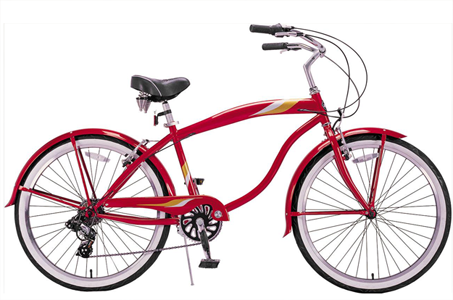
#> input picture data/bicycle.bmp, 453 x 300 px
$ jupyter execute --allow-errors Lab04.ipynb
#> lines starting #> are read from the running program, lines starting #| are printed output that depends on the picture
[cell 1]
import cv2 as cv
import numpy as np
import scipy as sp
from scipy import signal
import matplotlib.pyplot as plt
import matplotlib.cm as cm

[cell 2]
img = np.zeros((64,64))
img[16:48, 16:48] = np.ones((32,32))

plt.title('Image')
plt.ylabel('y')
plt.xlabel('x')
plt.imshow(img, origin='lower', cmap='gray');

[cell 3]
# returns x derivative, y derivative and magnitude of image
def img_derivative(image):
    # [5 lines of commented-out code are left out]

    Ix = cv.Sobel(image,cv.CV_64F,1,0,ksize=3)
    Iy = cv.Sobel(image,cv.CV_64F,0,1,ksize=3)

    Igrad = np.sqrt(np.square(Ix) + np.square(Iy))

    return Ix, Iy, Igrad

Ix, Iy, Igrad = img_derivative(img)

orientation = np.degrees(np.arctan2(Iy, Ix))

'''
plt.figure(figsize=(10,10))
plt.imshow(square_grad_mag, cmap='gray', interpolation='none')
plt.xticks([])
plt.yticks([])
plt.title('Gradient magnitude')
'''

[cell 4]
#Test code
plt.figure(figsize=(10,5))
plt.subplot(121)
plt.title('Ix')
plt.xlabel('x'), plt.ylabel('y')
plt.imshow(Ix, origin='lower', cmap='gray')
plt.subplot(122)
plt.title('Iy')
plt.xlabel('x'), plt.ylabel('y')
plt.imshow(Iy,origin='lower',cmap='gray');
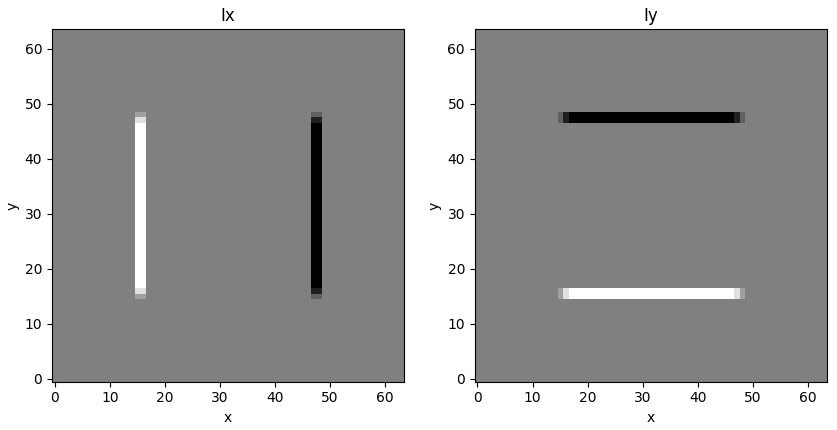
#> figure drawn by matplotlib, 2 panels

#> (a cell that did not finish here is left out)

[cell 6]
#Test code
plt.figure(figsize=(10,5))
plt.subplot(121)
plt.imshow(Igrad, origin='lower', cmap='gray')
plt.subplot(122)
#> (the rest of this cell did not finish here and is left out)

[cell 7]
img = cv.imread('data/bicycle.bmp', 0)
#> img: shape (300, 453); min 0, max 255, mean 217.2
plt.figure(figsize=(15,3))
plt.subplot(131)
plt.imshow(img, cmap='gray')

[cell 8]
# returns histogram made from passed image
def compute_histograms(image):

    #Compute Magnitude histogram
    Ix, Iy, I_magnitude = img_derivative(image)
    I_magnitude = I_magnitude**2
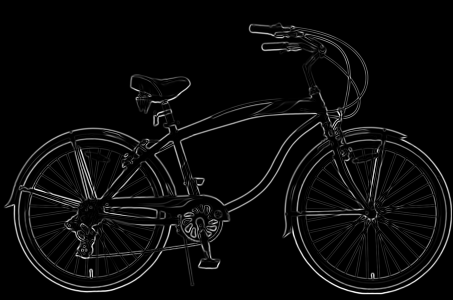
#> I_magnitude: shape (300, 453) float64; min 0, max 1076050, mean 45157.7; drawn with min black and max white
    I_magnitude = np.ma.masked_equal(I_magnitude,0)

    minimum = np.min(I_magnitude)
#> minimum = 2
    maximum = np.max(I_magnitude)
#> maximum = 1076050
    #print(minimum , " " , maximum)
    n_bins = 32
    bins = np.linspace(minimum, maximum, n_bins)
#> bins = 32 values from 2 to 1076050
    h_grad1, edges = np.histogram(I_magnitude, bins)
#> h_grad1 = 31 values, max 40670 at index 0, min 4 at index 30, mean 2168; edges = 32 values from 2 to 1076050

    c_grad1 = (edges[:-1]+edges[1:])/2
#> c_grad1 = 31 values from 17357.6 to 1058694.4

    #Compute Angle histogram
    angle = np.degrees(np.arctan2(Iy, Ix))
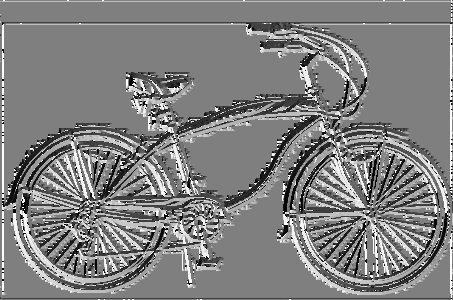
#> angle: shape (300, 453) float64; min -179.9, max 180, mean 1.4; drawn with min black and max white
    angle = angle[I_magnitude != np.ma.masked]

    n_bins = 360
    bins = np.linspace(-180, 180, n_bins)
    h_angle1, edges = np.histogram(angle, bins)
#> h_angle1 = 359 values, max 2034 at index 89, min 84 at index 313, mean 187.2; edges = 360 values from -180 to 180
    c_angle1 = (edges[:-1]+edges[1:])/2
#> c_angle1 = 359 values from -179.5 to 179.5


    return h_grad1, c_grad1, h_angle1, c_angle1

print()

[cell 9]
#Test code
h_grad1, c_grad1, h_angle1, c_angle1 = compute_histograms(img)
#> c_grad1 = 31 values from 17357.6 to 1058694.4; c_angle1 = 359 values from -179.5 to 179.5
h_angle1 = h_angle1 / np.sum(h_angle1)
#> h_angle1 = 359 values, max 0.0303 at index 89, min 0.00125 at index 313, mean 0.00279
plt.figure(figsize=(15,3))
plt.subplot(131)
plt.imshow(img, cmap='gray')
plt.subplot(132)
plt.title('Gradient magnitude histogram')
plt.bar(c_grad1, h_grad1, width=10000)

plt.subplot(133)
plt.title('Gradient angle histogram')
plt.bar(c_angle1, h_angle1, width=10);
#> figure, not shown here; panel 2: tallest bar 40670 high, from x = 12357.6 to 22357.6; panel 3: tallest bar 0.0303 high, from x = -95.25 to -85.25

<h1>Make Histograms for both pics below and comapre results</h1>

[cell 10]
img = cv.imread('data/bicycle.bmp', 0)
img_rot = cv.rotate(img, cv.ROTATE_90_CLOCKWISE)
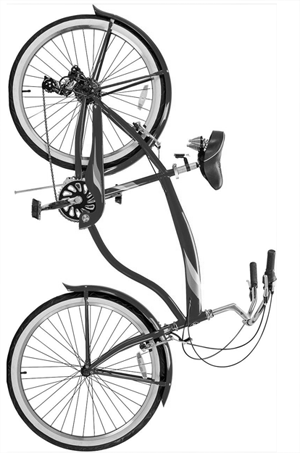
#> img_rot: shape (453, 300); min 0, max 255, mean 217.2

plt.figure(figsize=(10,5))
plt.subplot(121)
plt.title('original image')
plt.imshow(img, cmap='gray')
plt.subplot(122)
plt.title('rotated image')
plt.imshow(img_rot, cmap='gray');

[cell 11]
#Test code
h_grad1, c_grad1, h_angle1, c_angle1 = compute_histograms(img)
#> h_angle1 = 359 values, max 2034 at index 89, min 84 at index 313, mean 187.2
h_angle1 = h_angle1 / np.sum(h_angle1)
#> h_angle1 = 359 values, max 0.0303 at index 89, min 0.00125 at index 313, mean 0.00279
plt.figure(figsize=(15,3))
plt.subplot(131)
plt.imshow(img, cmap='gray')
plt.subplot(132)
plt.title('Gradient magnitude histogram')
plt.bar(c_grad1, h_grad1, width=10000)
plt.subplot(133)
plt.title('Gradient angle histogram')
plt.bar(c_angle1, h_angle1, width=0.1);
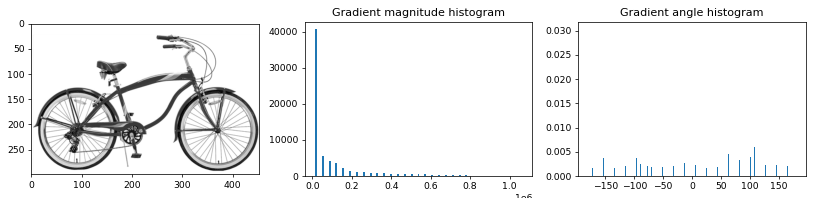
#> figure drawn by matplotlib, 3 panels; panel 2: tallest bar 40670 high, from x = 12357.6 to 22357.6; panel 3: tallest bar 0.0303 high, from x = -90.3 to -90.2

[cell 12]
#Test code
h_grad2, c_grad2, h_angle2, c_angle2 = compute_histograms(img_rot)
#> in img_derivative (call 4), `Iy = cv.Sobel(image,cv.CV_64F,0,1,ksize=3)`:
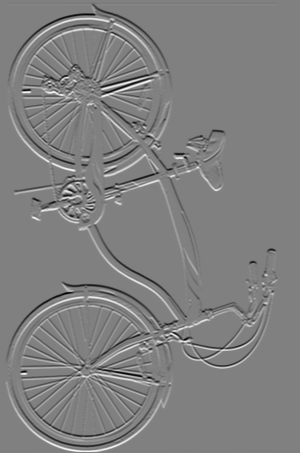
#> Iy: shape (453, 300) float64; min -983, max 966, mean -0.1; drawn with min black and max white
#> in img_derivative (call 4), `Igrad = np.sqrt(np.square(Ix) + np.square(Iy))`:
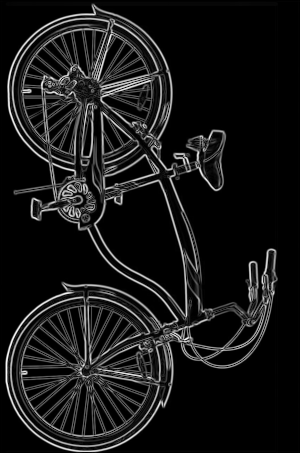
#> Igrad: shape (453, 300) float64; min 0, max 1037.3, mean 98.6; drawn with min black and max white
#> in compute_histograms (call 3), `I_magnitude = I_magnitude**2`:
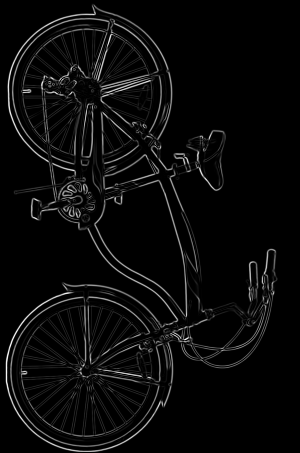
#> I_magnitude: shape (453, 300) float64; min 0, max 1076050, mean 45157.7; drawn with min black and max white
#> in compute_histograms (call 3), `h_grad1, edges = np.histogram(I_magnitude, bins)`: edges = 32 values from 2 to 1076050
#> in compute_histograms (call 3), `angle = np.degrees(np.arctan2(Iy, Ix))`:
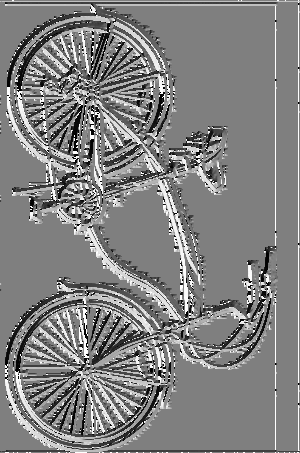
#> angle: shape (453, 300) float64; min -179.9, max 180, mean 3.2; drawn with min black and max white
#> in compute_histograms (call 3), `h_angle1, edges = np.histogram(angle, bins)`: h_angle1 = 359 values, max 2052 at index 358, min 86 at index 107, mean 187.2; edges = 360 values from -180 to 180
#> h_grad2 has the same summary as h_grad1 in compute_histograms; c_grad2 = 31 values from 17357.6 to 1058694.4; h_angle2 has the same summary as h_angle1 in compute_histograms; c_angle2 = 359 values from -179.5 to 179.5
h_angle2 = h_angle2 / np.sum(h_angle2)
#> h_angle2 = 359 values, max 0.0305 at index 358, min 0.00128 at index 107, mean 0.00279
plt.figure(figsize=(15,3))
plt.subplot(131)
plt.imshow(img_rot, cmap='gray')
plt.subplot(132)
plt.title('Gradient magnitude histogram')
plt.bar(c_grad2, h_grad2, width=10000)
plt.subplot(133)
plt.title('Gradient angle histogram')
plt.bar(c_angle2, h_angle2, width=0.1);
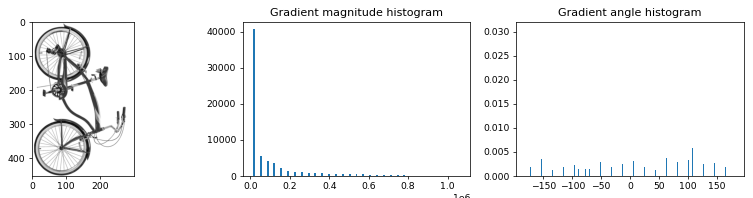
#> figure drawn by matplotlib, 3 panels; panel 2: tallest bar 40670 high, from x = 12357.6 to 22357.6; panel 3: tallest bar 0.0305 high, from x = 179.4 to 179.5

[cell 13]
def compare_histograms(h1, h2):
    return np.allclose(h1 - h2, 0);

[cell 14]
print(f'Gradient magnitude historams are the same: {compare_histograms(h_grad1, h_grad2)}')
#| Gradient magnitude historams are the same: True
print(f'Gradient magnitude historams are the same: {compare_histograms(h_angle1, h_angle2)}')
#| Gradient magnitude historams are the same: False
